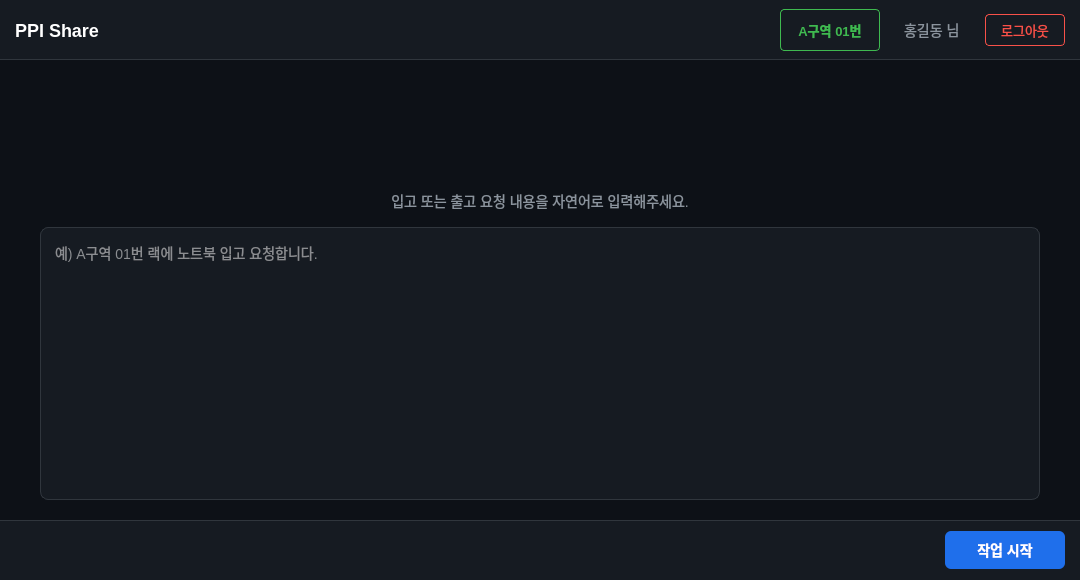
<?xml version="1.0" encoding="UTF-8"?>
<ui version="4.0">
 <class>WorkRequestDialog</class>
 <widget class="QDialog" name="WorkRequestDialog">
  <property name="geometry">
   <rect>
    <x>0</x>
    <y>0</y>
    <width>1080</width>
    <height>580</height>
   </rect>
  </property>
  <property name="windowTitle">
   <string>PPI Share(Work Request) - User</string>
  </property>
  <property name="styleSheet">
   <string notr="true">QDialog {
    background-color: #0d1117;
}</string>
  </property>
  <layout class="QVBoxLayout" name="verticalLayout">
   <property name="spacing">
    <number>0</number>
   </property>
   <property name="leftMargin">
    <number>0</number>
   </property>
   <property name="topMargin">
    <number>0</number>
   </property>
   <property name="rightMargin">
    <number>0</number>
   </property>
   <property name="bottomMargin">
    <number>0</number>
   </property>
   <item>
    <widget class="QWidget" name="top_panel" native="true">
     <property name="minimumSize">
      <size>
       <width>0</width>
       <height>60</height>
      </size>
     </property>
     <property name="maximumSize">
      <size>
       <width>16777215</width>
       <height>60</height>
      </size>
     </property>
     <property name="styleSheet">
      <string notr="true">QWidget#top_panel {
    background-color: #161b22;
    border-bottom: 1px solid #30363d;
}</string>
     </property>
     <layout class="QHBoxLayout" name="horizontalLayout_top">
      <property name="leftMargin">
       <number>15</number>
      </property>
      <property name="rightMargin">
       <number>15</number>
      </property>
      <item>
       <widget class="QLabel" name="label_logo">
        <property name="styleSheet">
         <string notr="true">QLabel#label_logo {
    color: white;
    font-size: 18px;
    font-weight: bold;
}</string>
        </property>
        <property name="text">
         <string>PPI Share</string>
        </property>
       </widget>
      </item>
      <item>
       <spacer name="horizontalSpacer_top">
        <property name="orientation">
         <enum>Qt::Horizontal</enum>
        </property>
        <property name="sizeHint" stdset="0">
         <size>
          <width>40</width>
          <height>20</height>
         </size>
        </property>
       </spacer>
      </item>
      <item>
       <widget class="QLabel" name="label_rack_info">
        <property name="minimumSize">
         <size>
          <width>100</width>
          <height>30</height>
         </size>
        </property>
        <property name="styleSheet">
         <string notr="true">QLabel#label_rack_info {
    color: #3fb950;
    font-size: 13px;
    font-weight: bold;
    padding: 4px 12px;
    border: 1px solid #3fb950;
    border-radius: 4px;
}</string>
        </property>
        <property name="text">
         <string>A구역 01번</string>
        </property>
        <property name="alignment">
         <set>Qt::AlignCenter</set>
        </property>
       </widget>
      </item>
      <item>
       <widget class="QLabel" name="label_username">
        <property name="styleSheet">
         <string notr="true">QLabel#label_username {
    color: #8b949e;
    font-size: 14px;
    padding: 0px 15px;
}</string>
        </property>
        <property name="text">
         <string>홍길동 님</string>
        </property>
       </widget>
      </item>
      <item>
       <widget class="QPushButton" name="btn_logout">
        <property name="minimumSize">
         <size>
          <width>80</width>
          <height>32</height>
         </size>
        </property>
        <property name="styleSheet">
         <string notr="true">QPushButton#btn_logout {
    background-color: transparent;
    color: #f85149;
    border: 1px solid #f85149;
    border-radius: 4px;
    font-size: 13px;
    padding: 4px 15px;
}
QPushButton#btn_logout:hover {
    background-color: #3d1a1a;
}</string>
        </property>
        <property name="text">
         <string>로그아웃</string>
        </property>
       </widget>
      </item>
     </layout>
    </widget>
   </item>
   <item>
    <widget class="QLabel" name="label_robot_image">
     <property name="minimumSize">
      <size>
       <width>0</width>
       <height>120</height>
      </size>
     </property>
     <property name="maximumSize">
      <size>
       <width>16777215</width>
       <height>120</height>
      </size>
     </property>
     <property name="styleSheet">
      <string notr="true">QLabel#label_robot_image {
    background-color: #0d1117;
    padding: 10px;
}</string>
     </property>
     <property name="text">
      <string/>
     </property>
     <property name="alignment">
      <set>Qt::AlignCenter</set>
     </property>
    </widget>
   </item>
   <item>
    <widget class="QWidget" name="middle_panel" native="true">
     <property name="styleSheet">
      <string notr="true">QWidget#middle_panel {
    background-color: #0d1117;
}</string>
     </property>
     <layout class="QVBoxLayout" name="verticalLayout_middle">
      <property name="spacing">
       <number>15</number>
      </property>
      <property name="leftMargin">
       <number>40</number>
      </property>
      <property name="topMargin">
       <number>10</number>
      </property>
      <property name="rightMargin">
       <number>40</number>
      </property>
      <property name="bottomMargin">
       <number>20</number>
      </property>
      <item>
       <widget class="QLabel" name="label_guide">
        <property name="styleSheet">
         <string notr="true">QLabel#label_guide {
    color: #8b949e;
    font-size: 14px;
}</string>
        </property>
        <property name="text">
         <string>입고 또는 출고 요청 내용을 자연어로 입력해주세요.</string>
        </property>
        <property name="alignment">
         <set>Qt::AlignCenter</set>
        </property>
       </widget>
      </item>
      <item>
       <widget class="QPlainTextEdit" name="input_request">
        <property name="sizePolicy">
         <sizepolicy hsizetype="Expanding" vsizetype="Expanding">
          <horstretch>0</horstretch>
          <verstretch>1</verstretch>
         </sizepolicy>
        </property>
        <property name="styleSheet">
         <string notr="true">QPlainTextEdit#input_request {
    background-color: #161b22;
    border: 1px solid #30363d;
    border-radius: 8px;
    color: white;
    font-size: 14px;
    padding: 10px;
}
QPlainTextEdit#input_request:focus {
    border: 1px solid #1f6feb;
}</string>
        </property>
        <property name="placeholderText">
         <string>예) A구역 01번 랙에 노트북 입고 요청합니다.</string>
        </property>
       </widget>
      </item>
     </layout>
    </widget>
   </item>
   <item>
    <widget class="QWidget" name="bottom_panel" native="true">
     <property name="minimumSize">
      <size>
       <width>0</width>
       <height>60</height>
      </size>
     </property>
     <property name="maximumSize">
      <size>
       <width>16777215</width>
       <height>60</height>
      </size>
     </property>
     <property name="styleSheet">
      <string notr="true">QWidget#bottom_panel {
    background-color: #161b22;
    border-top: 1px solid #30363d;
}</string>
     </property>
     <layout class="QHBoxLayout" name="horizontalLayout_bottom">
      <property name="leftMargin">
       <number>15</number>
      </property>
      <property name="rightMargin">
       <number>15</number>
      </property>
      <item>
       <spacer name="horizontalSpacer_bottom">
        <property name="orientation">
         <enum>Qt::Horizontal</enum>
        </property>
        <property name="sizeHint" stdset="0">
         <size>
          <width>40</width>
          <height>20</height>
         </size>
        </property>
       </spacer>
      </item>
      <item>
       <widget class="QPushButton" name="btn_start">
        <property name="minimumSize">
         <size>
          <width>120</width>
          <height>36</height>
         </size>
        </property>
        <property name="styleSheet">
         <string notr="true">QPushButton#btn_start {
    background-color: #1f6feb;
    color: white;
    border: none;
    border-radius: 6px;
    font-size: 14px;
    font-weight: bold;
    padding: 8px 30px;
}
QPushButton#btn_start:hover {
    background-color: #388bfd;
}
QPushButton#btn_start:pressed {
    background-color: #1158c7;
}</string>
        </property>
        <property name="text">
         <string>작업 시작</string>
        </property>
       </widget>
      </item>
     </layout>
    </widget>
   </item>
  </layout>
 </widget>
 <resources/>
 <connections/>
</ui>
